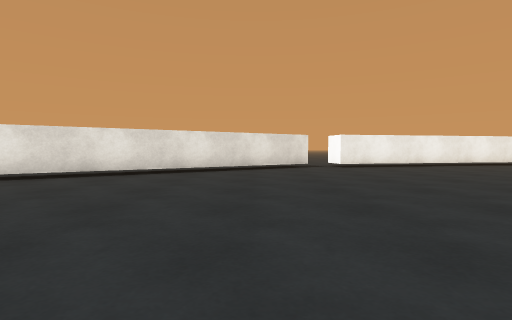
View 1 (above)

24 first-person views from a walk through a scene from a Unity 3-D project. The camera is 0.62 m above the floor, tilts 2° down and sees 80° across. The floor is counted in squares, 1 m on a side. Each view is taken from the middle of a square. On the plan, view 1 faces up. The plan holds only what a view shows up to about 9 squares ahead; the rest is blank. The place goes on beyond the plan. Surface patterns are stand-ins for the level's own textures.

View 2
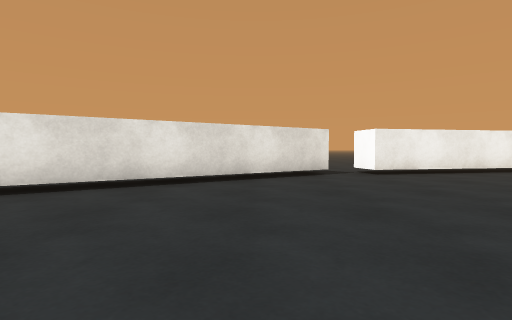

View 3
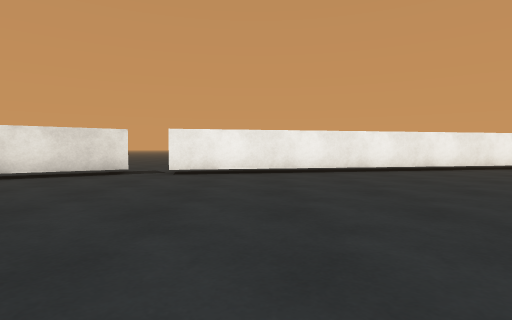

View 4
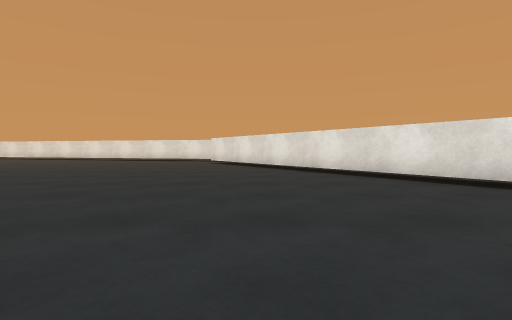

View 5
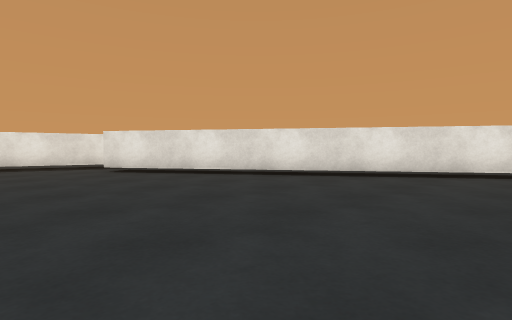

View 6
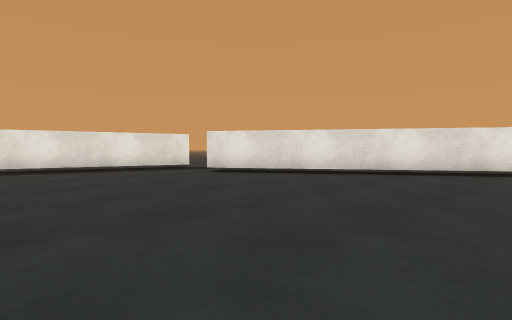

View 7
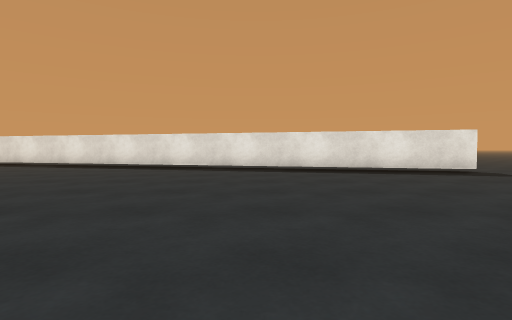

View 8
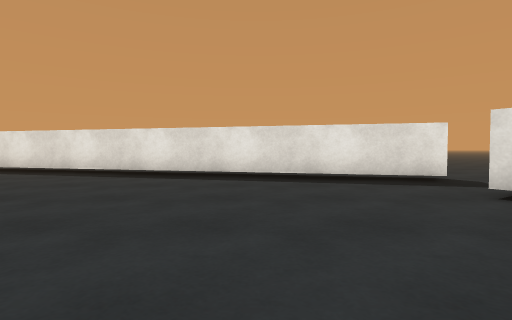

View 9
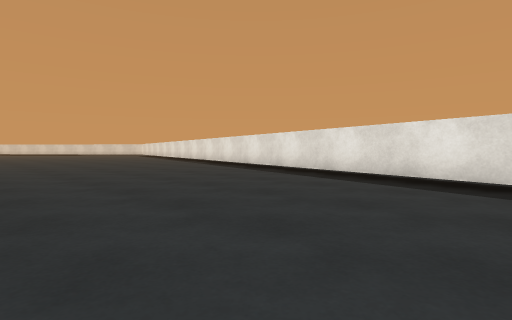

View 10
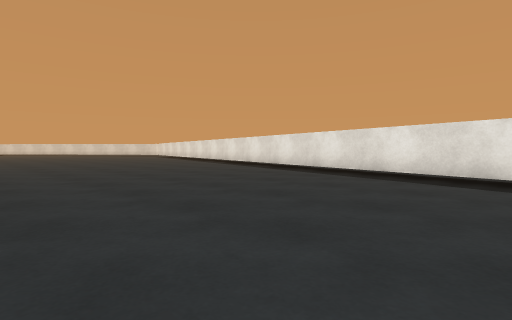

View 11
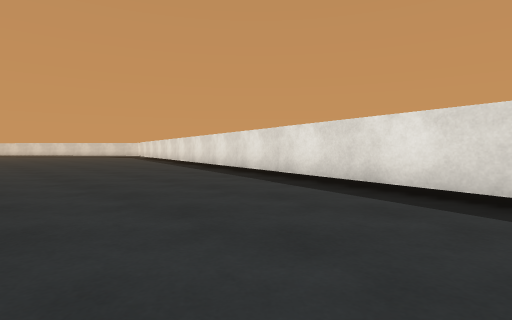

View 12
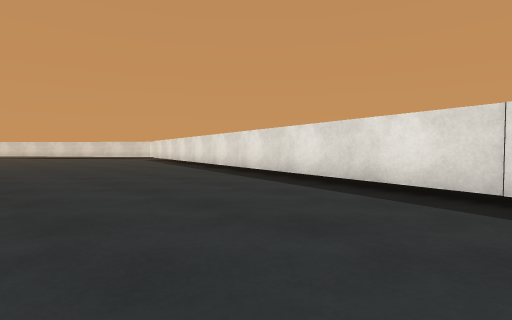

View 13
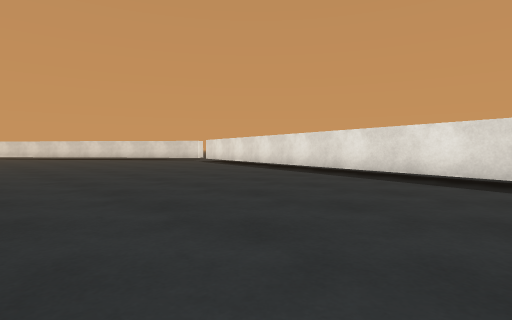

View 14
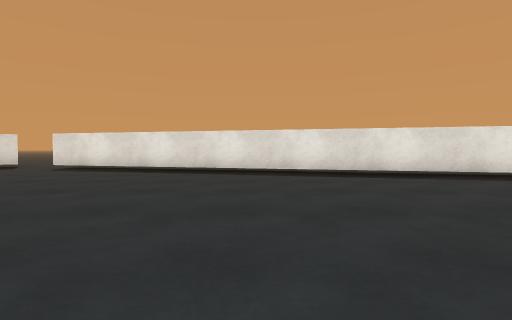

View 15
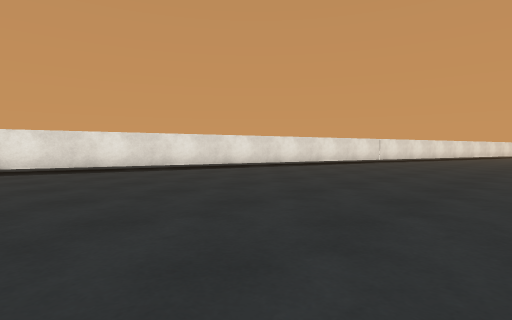

View 16
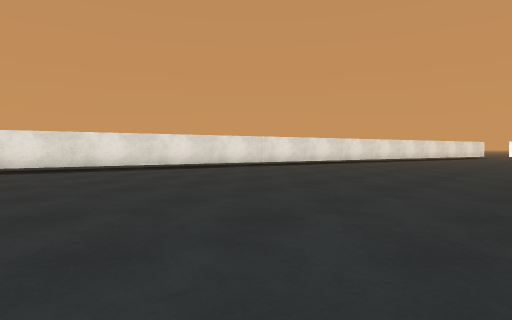

View 17
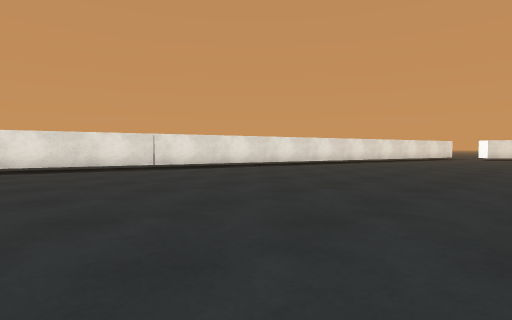

View 18
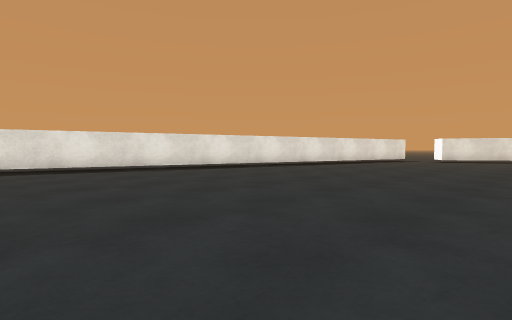

View 19
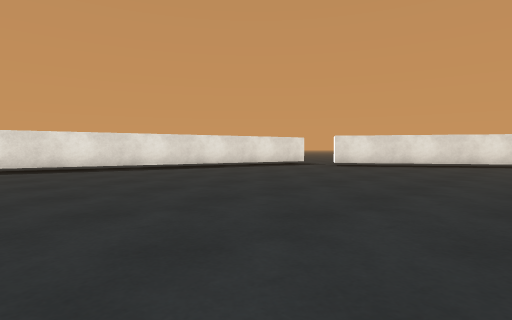

View 20
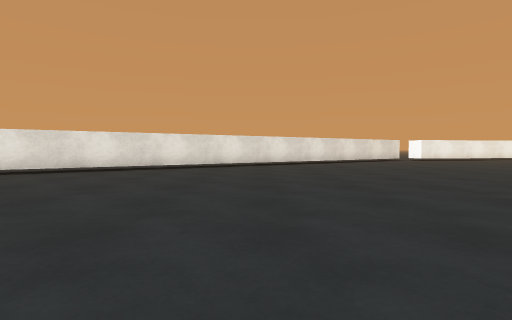

View 21
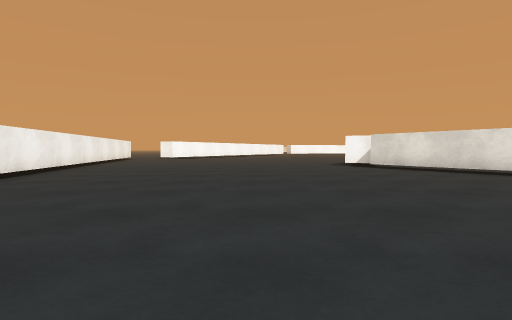

View 22
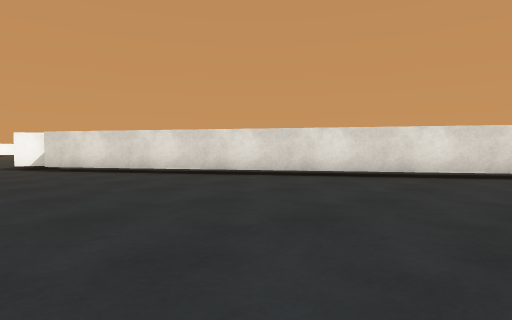

View 23
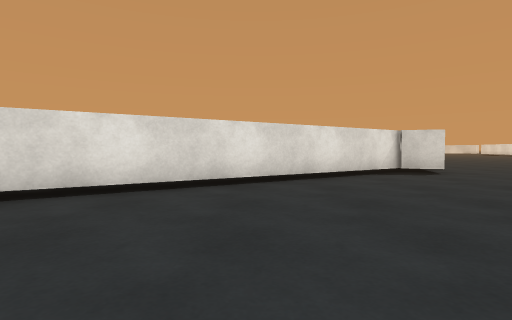

View 24
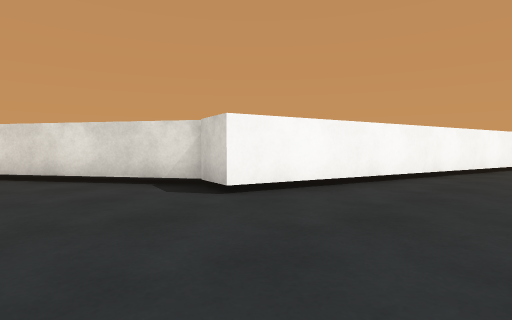

### Floor plan
Key: @ floor where view 1 was taken; # wall or solid block; x gap in a wall; . floor; T thing the floor can be seen under or through.
Columns run from 23 left of view 1 to 10 right of it. Each row starts with its distance up from view 1.
 12                        ....   ####
 11                        .#x#####...
 10                        TT.........
  9                     .TT...........
  8                  .. TT............
  7                  .TT..............
  6                  TT...............
  5                TT.................
  4               TT..................
  3        ..   ##....................
  2        ...###.....................
  1         #.#......................#
  0       .##..............@.......###
 -1       .#......................##..
 -2       .#....................###
 -3        #..................###.
 -4      .##.................##
 -5      .#................###.
 -6      .#...............##
 -7       #............####.
 -8      ##............#
 -9      #.............#
-10      #.........  ..#
-11      #.........  .##
-12     ##.........  .#
-13     #..........  .#
-14     #..........  .#
-15    ##..........  ##
-16    #..........
-17    #..........
-18    #..........
-19   ##..........
-20  .#...........
-21  .#..........
-22   #..........
-23  ##..........
-24  #...........
-25  #.........
-26  #.........
-27 ##.........
-28 #..........
-29 #..........
-30 #..........

Where each view was taken, in squares from view 1:
view 1: 0 up, 0 right, facing up
view 2: 3 up, 0 right, facing up
view 3: 3 up, 5 right, facing up
view 4: 3 up, 1 right, facing left
view 5: 2 down, 4 left, facing up-left
view 6: 4 down, 6 left, facing up-left
view 7: 4 down, 7 left, facing left
view 8: 2 down, 9 left, facing left
view 9: 5 down, 11 left, facing down-left
view 10: 8 down, 11 left, facing down-left
view 11: 11 down, 14 left, facing down-left
view 12: 15 down, 15 left, facing down-left
view 13: 19 down, 14 left, facing down-left
view 14: 26 down, 14 left, facing left
view 15: 30 down, 13 left, facing up-left
view 16: 24 down, 11 left, facing up-left
view 17: 20 down, 10 left, facing up-left
view 18: 15 down, 9 left, facing up-left
view 19: 9 down, 7 left, facing up-left
view 20: 6 down, 6 left, facing up
view 21: 6 up, 1 right, facing right
view 22: 4 up, 1 right, facing down-right
view 23: 1 up, 1 right, facing down
view 24: 4 down, 7 left, facing down-right
